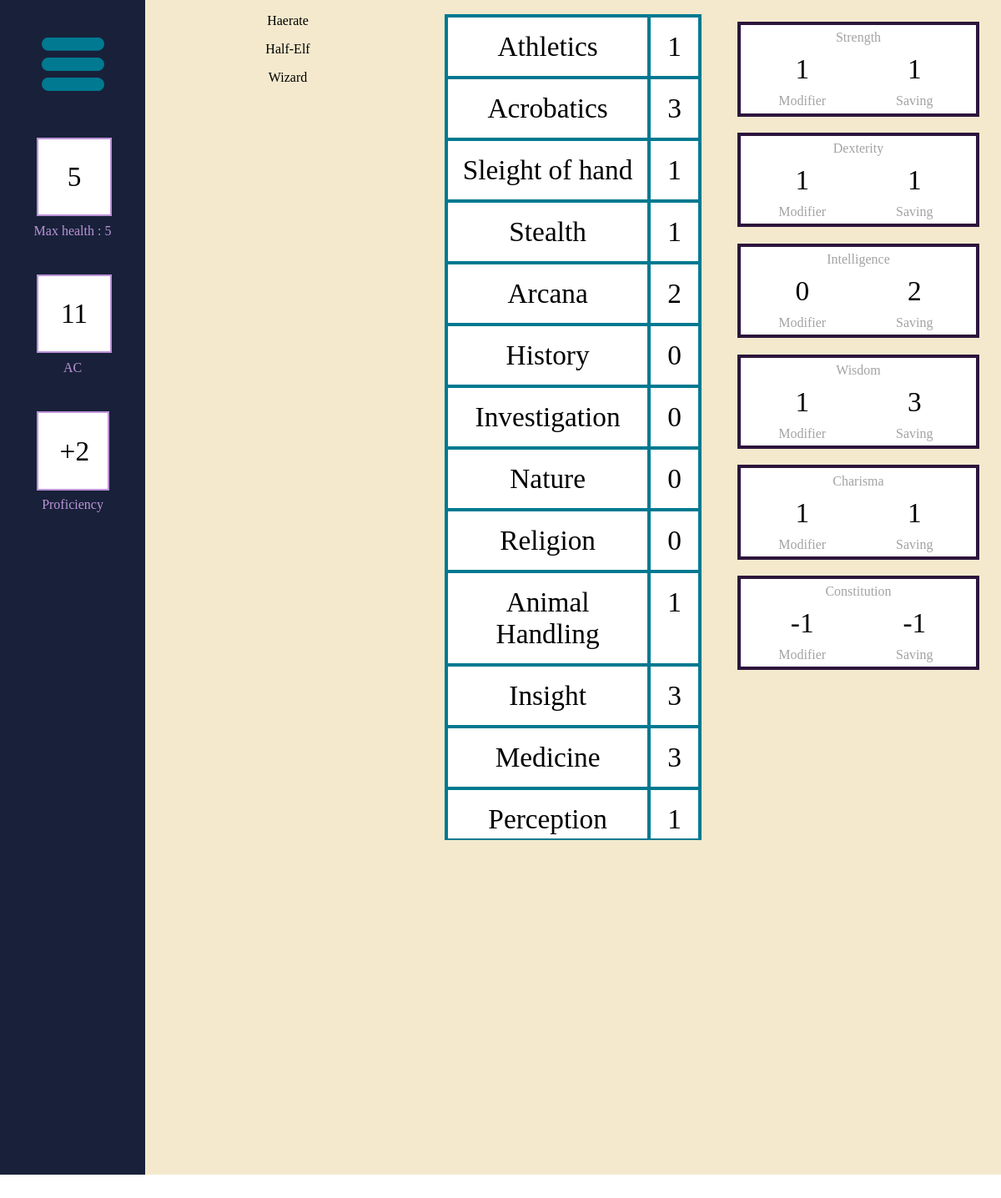
The page /character/37 (signed in) on the database its author committed.
### tables this page shows
CREATE TABLE "Character" (Character_Id INTEGER PRIMARY KEY AUTOINCREMENT, Name TEXT, Race INT REFERENCES Race (Race_Id), Class INT REFERENCES Class (Class_Id), Level Type, Background INT REFERENCES Background (Background_Id), HP INT, AC INT, Stats Text, Proficiencies TEXT, Speed INT, Notes TEXT, Current_HP , `Subclass` INTEGER REFERENCES `Subclass`(`Subclass_Id`), "User_Id" INTEGER REFERENCES "User"(`User_Id`), FOREIGN KEY (Class) REFERENCES Class (Class_Id), FOREIGN KEY (Background) REFERENCES Background (Background_Id));

CREATE TABLE "Race" (Race_Id INTEGER PRIMARY KEY AUTOINCREMENT, Name TEXT, Speed TEXT, ASI TEXT, Languages TEXT, Proficiencies TEXT);

CREATE TABLE Class (Class_Id INTEGER PRIMARY KEY AUTOINCREMENT, Name TEXT, HpDie TEXT, Proficiencies TEXT);

### routes.py (the view)
@app.route('/character/<id>')
def character_main(id):
    conn = sqlite3.connect(db)
    cur = conn.cursor()
    cur.execute('SELECT * FROM Character WHERE Character_Id = ?', (id,))
    character_data = cur.fetchone()
    if character_data is None:
        return redirect("/")
    elif character_data[14] != session['user_id']:
        return redirect("/")
    resetSession()
    cur.execute('SELECT Name FROM Race WHERE Race_Id = ?', (character_data[2],))
    race = cur.fetchone()
    cur.execute('SELECT Name FROM Class WHERE Class_Id = ?', (character_data[3],))
    classC = cur.fetchone()
    cur.execute('SELECT Name FROM Subclass WHERE Subclass_Id = ?', (character_data[13],))
    subclass = cur.fetchone()
    proficiencies = character_data[9].split(',')
    stats = list(map(int, character_data[8].split(',')))
    prof_bonus = ((character_data[4]-1)//4)+2
    i = 0
    skillBonus = []
    stat_data = []
    while (i < 6):
        stat_abilities = skills[i]
        mod = floor((stats[i]-10)//2)
        if (proficiencies.count(stat_names[i]) != 0):
            stat_data.append([stat_names[i], mod, mod+prof_bonus])
        else:
            stat_data.append([stat_names[i], mod, mod])
        for ability in stat_abilities:
            skillBonus.append((ability, mod+(proficiencies.count(ability)) * prof_bonus))
        i += 1
    values_to_list = [character_data[1], race[0], classC[0]]
    other_values = [id, character_data[6], character_data[12], character_data[7], prof_bonus , character_data[14]]
    if (character_data[13] != 1):
        values_to_list.append(subclass[0])
    return render_template('CharacterMain.html', character=values_to_list, skillData=skillBonus, other_values=other_values, statData=stat_data)

### routes.py (called while the page is built)
def resetSession():
    placeholder = session['user_id']
    session.clear()
    collect()
    session['user_id'] = placeholder

### templates/CharacterMain.html
{% extends 'sheetLayout.html' %}
{% block content %}
<div class="character_main">
    <div>
        {% for data in character %}
        <P> {{data}}</P>
        {%endfor%}
    </div>
    <div class="skill_mod_grid">
        {% for skill in skillData %}
        <div class="skill_mod">
            {{skill[0]}}
        </div>
        <div class="skill_mod">
            {{skill[1]}}
        </div>
        {%endfor%}
    </div>
    <div class="stat_mod_grid">
        {% for stat in statData %}
        <div class="stat_mod">
            {{stat[0]}}
            <div class = "stat_data">
                <div class = "stat_num">{{stat[1]}}</div>
                <div class = "stat_num">{{stat[2]}}</div>
                <div>Modifier</div>
                <div>Saving</div>
            </div>
        </div>
        {%endfor%}
    </div>
</div>
{% endblock %}

### templates/sheetLayout.html (shortened to what this page needs)
<!DOCTYPE html>
<html>
    <head>
        <link rel = 'stylesheet', href = '../static/styles.css'>
    </head>
    <body>
        <div class = 'sheet_container' id="sheet" data-id="{{ other_values[0] }}">
            <div class = 'side_bar'>
                <div>
                    <button class = "dropdown-menu" id="dropdown_button" onclick="toggleDropDown()">
                        <img src = "../static/Menu.png" class = "menu_button">
                    </button>
                </div>
                <div>
                    <input type="number" id="HP" value='{{other_values[2]}}' class="side_input">
                </div>
                Max health : {{other_values[1]}}
                <div>
                    <input type="number" id="AC" value='{{other_values[3]}}' class="side_input">
                </div>
                AC
                <div class = 'side_info'>
                    +{{other_values[4]}}
                </div>
                Proficiency
            </div>
            <div class = 'sheet' data-joe = "Joe">
                {% block content %}{% endblock %}
            </div>
        </div>
    </body>
</html>

### static/styles.css (style rules this page uses)
.side_bar { background-color:#182139; height: 100%; min-width: 100%; overflow: hidden; text-align: center; color: #bd93d8; }
.side_info,.side_input { text-align: center; border: 2px solid #bd93d8; background-color: white; margin:25%; margin-bottom:5%; padding: 15%; font-size: 25pt; color: black; }
.side_input { width: 20%; font-family: "Bree Serif", serif; font-weight: 400; }
.menu_button { width: 100%; }
.dropdown-menu { border: none; cursor: pointer; appearance: none; background-color: inherit; margin:25%; margin-bottom:5%; text-align: center; }
.sheet_container { display: grid; grid-template-columns:14.5% 85.5%; grid-template-rows: 100%; min-height: 100%; font-family: "Bree Serif", serif; font-weight: 400; font-style: normal; }
.sheet { background-color: #f4e9cd; }
body { margin: 0px; height: 70vw; }
.character_main { display: grid; grid-template-columns: 1fr 1fr 1fr; text-align: center; }
.skill_mod_grid { border: 2px solid #007991; background-color: white; font-size: 25pt; display: grid; grid-template-columns: 4fr 1fr; margin: 5%; height: 70%; overflow-y: scroll; overflow-x: hidden; }
.skill_mod { border: 2px solid #007991; padding:1pc; }
.stat_mod_grid { display: grid; grid-template-rows: 1fr 1fr 1fr 1fr 1fr 1fr; margin: 5%; height: 50%; }
.stat_mod { border: 4px solid #2d153c; padding: 2%; margin: 3%; background-color: white; color: #A3A3A3; height: 70%; }
.stat_data { display: grid; grid-template-columns: 1fr 1fr; }
.stat_num { padding: 10px; font-size: 25pt; color: black; }

### rows shown on the page
Character: Name "Haerate"
Race: Name "Half-Elf"
Class: Name "Wizard"

### other values the page prints
{{ other_values[1] }} "5"
{{ other_values[4] }} "2"
{{ skill[0] }} "Athletics" "Acrobatics" "Sleight of hand" "Stealth" "Arcana" "History" "Investigation" "Nature" "Religion" "Animal Handling" "Insight" "Medicine" "Perception"
{{ skill[1] }} "1" "3" "1" "1" "2" "0" "0" "0" "0" "1" "3" "3" "1"
{{ stat[0] }} "Strength" "Dexterity" "Intelligence" "Wisdom" "Charisma" "Constitution"
{{ stat[1] }} "1" "1" "0" "1" "1" "-1"
{{ stat[2] }} "1" "1" "2" "3" "1" "-1"
